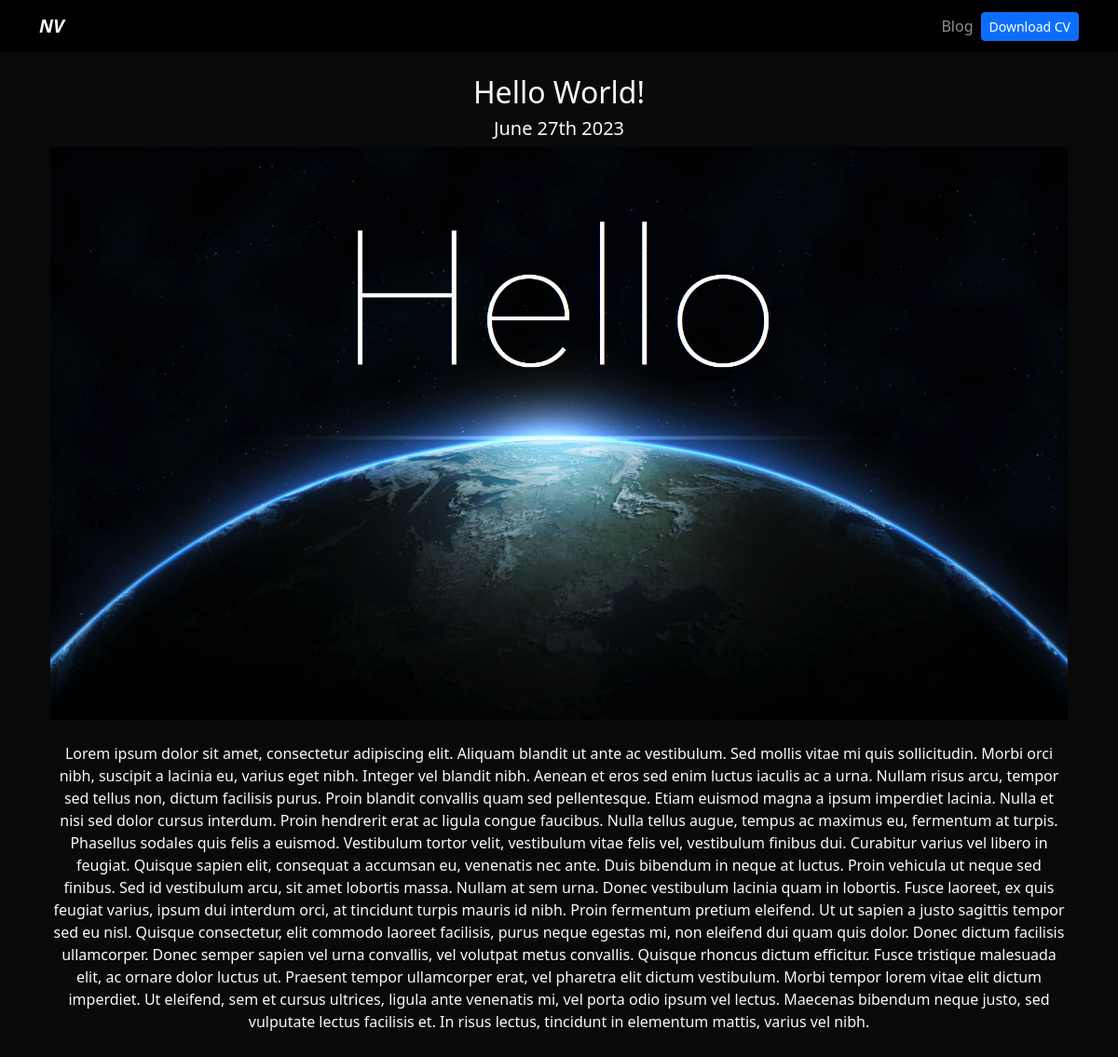
The page /blog/1 on the database its author committed.
### blog/models.py (models this page shows)
class Post(models.Model):
    title = models.CharField(max_length=100)
    description = models.TextField()
    image = models.ImageField(upload_to="blog/images/")
    date = models.DateField(datetime.date.today)

### blog/views.py (the view)
# urls.py: path("<int:post_id>", post_detail, name='post_detail')
def post_detail(request, post_id):
    post = get_object_or_404(Post, pk=post_id)
    return render(request, 'post_detail.html', {'post': post})

### blog/templates/post_detail.html
{% extends 'layout.html' %}
{% block content %}
<div class="text-center">
    <h2>{{post.title}}</h2>
    <h3 class="my-2 h5">{{post.date |date:'F jS Y'}}</h3>
    <img src="{{post.image.url}}" alt="{{post.title}}" class="img-fluid" />
    <div class="my-4">
        <p>{{post.description|safe}}</p>
    </div>
</div>
{% endblock  %}

### portfolio/static/main.css (style rules this page uses)
body { background: #090909; }

### rows shown on the page
Post: title "Hello World!", date "June 27th 2023", image (picture), description "Lorem ipsum dolor sit amet, consectetur adipiscing elit. Aliquam blandit ut ante ac vestibulum. Sed mollis vitae mi quis sollicitudin. Morbi orci nibh, suscipit a lacinia eu, varius eget nibh. Integer vel blandit nibh. Aenean et eros sed enim luctus iaculis ac a urna. Nullam risus arcu, tempor sed tellus non, dictum facilisis purus. Proin blandit convallis quam sed pellentesque. Etiam euismod magna a ipsum imperdiet lacinia. Nulla et nisi sed dolor cursus interdum. Proin hendrerit erat ac ligula congue faucibus. Nulla tellus augue, tempus ac maximus eu, fermentum at turpis. Phasellus sodales quis felis a euismod. Vestibulum tortor velit, vestibulum vitae felis vel, vestibulum finibus dui.…"
